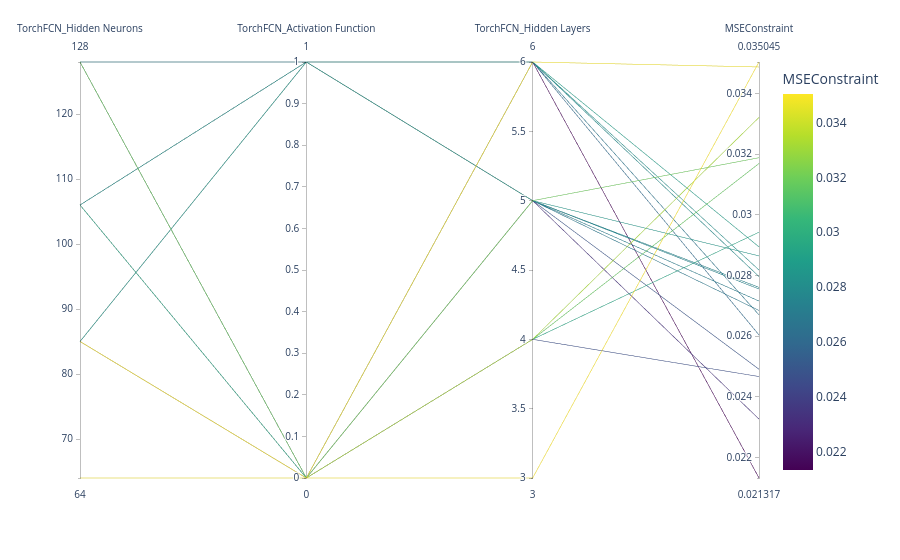

Notebook code for this chart:
### Code cell
analyzer.plot_parallel_coordinates(top_k=20)

### Figure 1 — Plotly figure (JSON) as saved in the notebook; plotly's stock layout.template omitted (floating-point values rounded to 4 significant figures)
{"data": [{"dimensions": [{"label": "TorchFCN_Hidden Neurons", "values": [128, 128, 128, 128, 128, 85, 106, 128, 85, 106, 85, 106, 85, 85, 106, 128, 85, 85, 64, 85]}, {"label": "TorchFCN_Activation Function", "values": [0, 0, 0, 0, 1, 0, 0, 1, 0, 1, 1, 1, 1, 0, 0, 0, 0, 0, 0, 0]}, {"label": "TorchFCN_Hidden Layers", "values": [6, 5, 4, 5, 6, 6, 5, 5, 5, 5, 6, 6, 5, 6, 4, 4, 5, 4, 6, 3]}, {"label": "MSEConstraint", "values": [0.02132, 0.02326, 0.02467, 0.02491, 0.02604, 0.0267, 0.02684, 0.02716, 0.02755, 0.02761, 0.02796, 0.02818, 0.02865, 0.02894, 0.02943, 0.0317, 0.03189, 0.03322, 0.03488, 0.03505]}], "domain": {"x": [0, 1], "y": [0, 1]}, "line": {"color": [0.02132, 0.02326, 0.02467, 0.02491, 0.02604, 0.0267, 0.02684, 0.02716, 0.02755, 0.02761, 0.02796, 0.02818, 0.02865, 0.02894, 0.02943, 0.0317, 0.03189, 0.03322, 0.03488, 0.03505], "coloraxis": "coloraxis"}, "name": "", "type": "parcoords"}], "layout": {"coloraxis": {"colorbar": {"title": {"text": "MSEConstraint"}}, "colorscale": [[0, "#440154"], [0.1111, "#482878"], [0.2222, "#3e4989"], [0.3333, "#31688e"], [0.4444, "#26828e"], [0.5556, "#1f9e89"], [0.6667, "#35b779"], [0.7778, "#6ece58"], [0.8889, "#b5de2b"], [1, "#fde725"]]}, "legend": {"tracegroupgap": 0}, "margin": {"t": 60}}}
